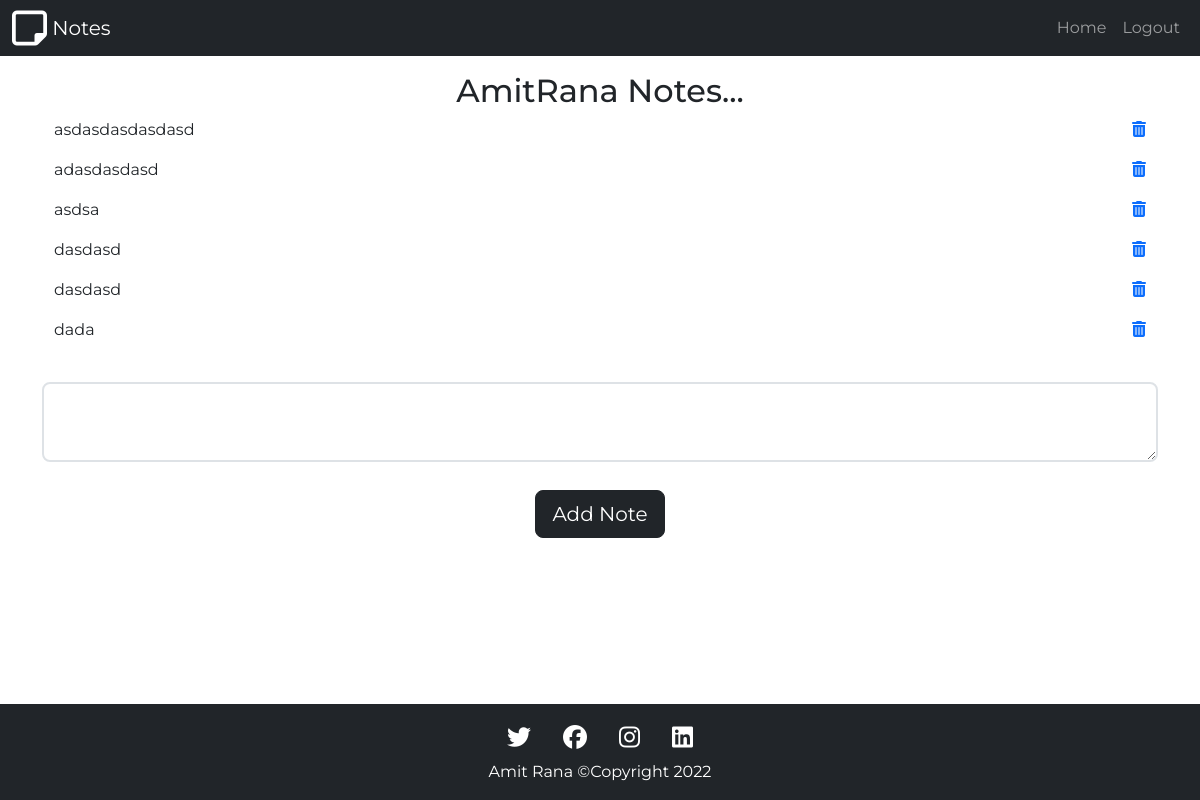
The page / (signed in) on the database as committed earlier.
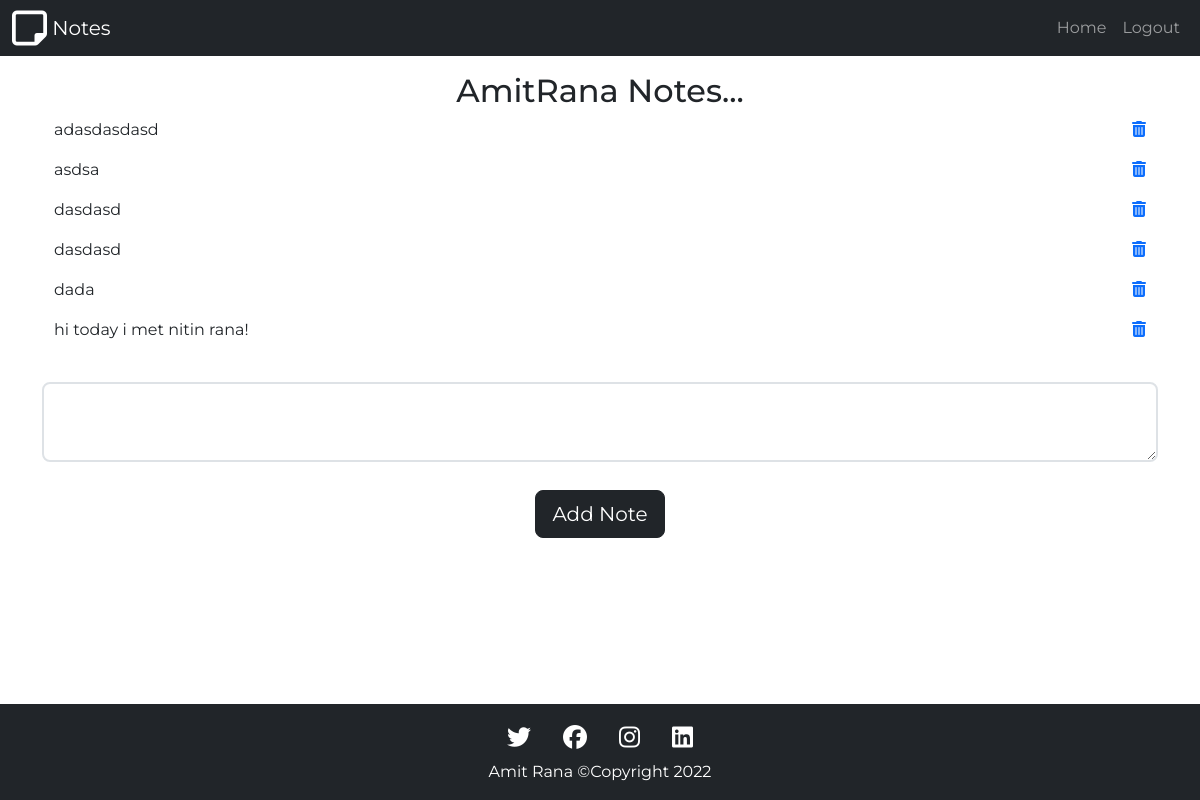
The same page on the database as committed later.
### website/db_models.py (models this page shows)
class User(db.Model, UserMixin):
    id = db.Column(db.Integer, primary_key=True)
    email = db.Column(db.String(150), unique=True)
    password = db.Column(db.String(150))
    firstname =  db.Column(db.String(150))
    lastname = db.Column(db.String(150), nullable=False)
    notes = db.relationship("Notes")

class Notes(db.Model):
    id = db.Column(db.Integer, primary_key=True)
    note_data = db.Column(db.String(10000))
    date = db.Column(db.DateTime(timezone=True), default=func.now())
    user_id = db.Column(db.Integer, db.ForeignKey("user.id"))

### website/views.py (the view, shortened to what this page needs)
@views.route("/", methods=["GET", "POST"])
@login_required
def home():
    form = Note_form()
    return render_template("home.html",form=form, user=current_user)

### website/views.py
class Note_form(FlaskForm):
    note =  TextAreaField("",validators=[DataRequired()])
    submit = SubmitField("Add Note")

### website/__init__.py (called while the page is built)
def create_app():
    app = Flask(__name__, instance_relative_config=True)
    app.config["SECRET_KEY"] = "dev"
    app.config["SQLALCHEMY_DATABASE_URI"] = f"sqlite:///{DB_NAME}"
    db.init_app(app)
    from .views import views
    from .auth import auth
    app.register_blueprint(auth, url_prefix="/")
    app.register_blueprint(views, url_prefix="/")
    from .db_models import User, Notes
    create_databse(app)
    login_manager = LoginManager()
    login_manager.login_view = "auth.login"
    login_manager.init_app(app)
    @login_manager.user_loader
    def load_user(id):
        return User.query.get(int(id))
    return app

### website/templates/home.html (shortened to what this page needs)
{% extends "base.html" %}
{% block content %}
<div class="container mt-3">
    <h2 class="d-flex justify-content-center">{{ user.firstname + user.lastname }} Notes...</h2>
    {% for note in user.notes %}
        <div class="container">
            <div class="row">
                <div class="col-9"><p>{{ note.note_data }} </p></div>
                <div class="col-3" style="text-align:right;">
                    <a href="{{ url_for('views.delete_note', note_id=note.id) }}" aria-disabled="true"><i class="fa-solid fa-trash-can"></i></a>
                </div>
            </div>
        </div>
    {% endfor %}
    <form method="POST" action="{{ url_for('views.home') }}">
        {{ form.note.label(class="form-label mt-1") }} {{ form.note(size=10000, class="form-control form-control-lg border border-2 mb-1") }}
        <div class="d-flex justify-content-center">
            {{ form.submit(class="btn btn-dark btn-lg my-4") }}
        </div>
    </form>
</div>
{% endblock %}

### website/templates/base.html (shortened to what this page needs)
<!DOCTYPE html>
<html lang="en">
<head>
    <link href="https://cdn.jsdelivr.net/npm/bootstrap@5.3.0-alpha1/dist/css/bootstrap.min.css" rel="stylesheet">
    <link rel="stylesheet" type="text/css" href=" {{ url_for('static', filename='css/styles.css') }}">
</head>
<body>
        <nav class="navbar bg-dark navbar-expand-lg" data-bs-theme="dark">
            <div class="container-fluid">
                <a class="navbar-brand me-auto brand-title" href="#"><i class="fa-regular fa-note-sticky fa-2xl"></i> Notes</a>
                <div class="collapse navbar-collapse d-flex justify-content-end" id="navbarSupportedContent">
                    <div class="navbar-nav">
                        {% if user.is_authenticated %}
                        <a class="nav-link" aria-current="page" href="{{ url_for('views.home') }}">Home</a>
                        <a class="nav-link" href="{{ url_for('auth.logout')}}">Logout</a>
                        {% else %}
                        <a class="nav-link" href="{{ url_for('auth.register')}}">Sign-up</a>
                        <a class="nav-link" href="{{ url_for('auth.login') }}">Login</a>
                        {% endif %}
                    </div>
                </div>
            </div>
        </nav>
    {% block content %}
    {% endblock %}
    <footer class="bg-dark" id="footer">
        <div class="d-flex justify-content-center social-logo p-3">
            <i class="fa-brands fa-twitter fa-xl footer-logo mx-3 mb-1 mt-3"></i>
            <i class="fa-brands fa-facebook fa-xl footer-logo mx-3 mb-1 mt-3"></i>
            <i class="fa-brands fa-instagram fa-xl footer-logo mx-3 mb-1 mt-3"></i>
            <i class="fa-brands fa-linkedin fa-xl footer-logo mx-3 m-1 mt-3"></i><br>
        </div>
        <div class="d-flex justify-content-center copyright-text">
            <p>Amit Rana ©Copyright 2022</p>
        </div>
    </footer>
</body>
</html>

### website/static/css/styles.css (style rules this page uses)
.social-logo, .copyright-text { color: white; }
body { font-family: 'Montserrat', sans-serif; min-height: 100vh; display: flex; flex-direction: column; }
footer { margin-top: auto; }

Rows that differ between the two databases and show on the page:
removed Notes: note_data "asdasdasdasdasd"
added Notes: note_data "hi today i met nitin rana!"
